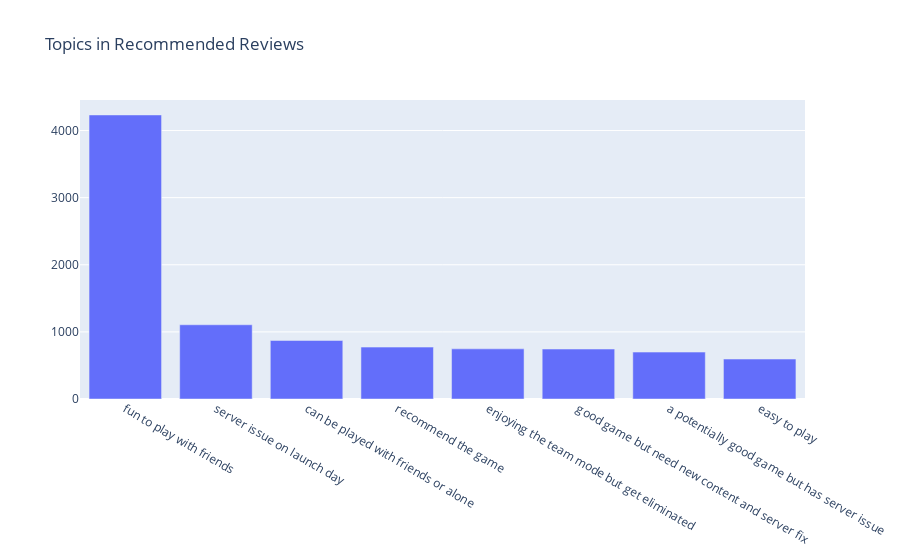

This figure's notebook cell:
### Code cell
fig = go.Figure([go.Bar(x=df_result['topic'], y=df_result['counts'])])
fig.update_layout(title=go.layout.Title(text="Topics in Recommended Reviews"))
fig.show()

### Figure 1 — Plotly figure (JSON) as saved in the notebook; plotly's stock layout.template omitted (floating-point values rounded to 4 significant figures)
{"data": [{"type": "bar", "x": ["fun to play with friends", "server issue on launch day", "can be played with friends or alone", "recommend the game", "enjoying the team mode but get eliminated", "good game but need new content and server fix", "a potentially good game but has server issue", "easy to play"], "y": [4232, 1106, 872, 773, 747, 744, 699, 595]}], "layout": {"title": {"text": "Topics in Recommended Reviews"}}}
